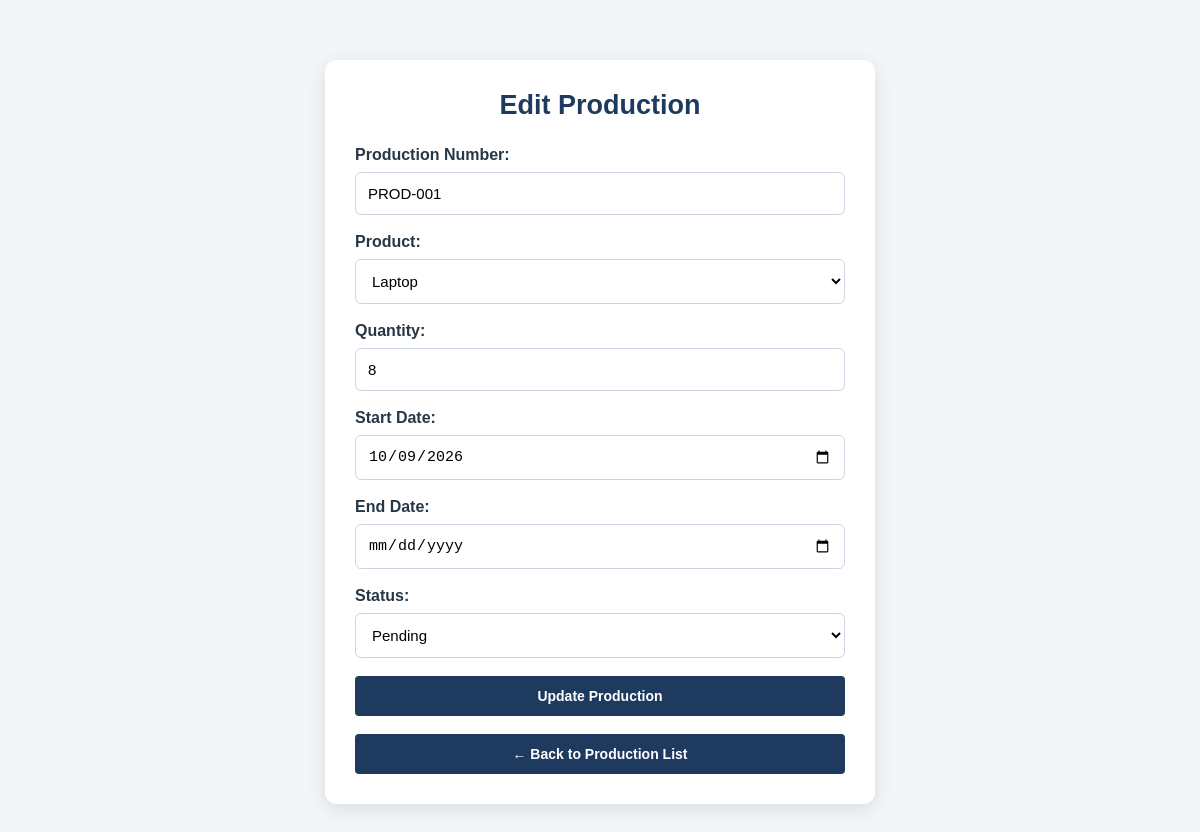
Screenshot of /api/edit-production/1/ (signed in) with the database file from the repository.
### manufacturing/models.py (models this page shows, shortened)
class Production(models.Model):
    production_number = models.CharField(max_length=20, unique=True)
    product = models.ForeignKey(
        Product,
        on_delete=models.CASCADE
    )
    quantity = models.PositiveIntegerField()
    start_date = models.DateField()
    end_date = models.DateField(null=True, blank=True)
    status = models.CharField(
        max_length=20,
        default='Pending'
    )

class Product(models.Model):
    name = models.CharField(max_length=100)
    product_code = models.CharField(max_length=50, unique=True)
    category = models.ForeignKey(
    Category,
    on_delete=models.CASCADE,
    null=True,
    blank=True
)
    quantity = models.IntegerField(default=0)
    price = models.DecimalField(max_digits=10, decimal_places=2)
    created_at = models.DateTimeField(auto_now_add=True)

### manufacturing/views.py (the view, shortened to what this page needs)
# urls.py: path('edit-production/<int:production_id>/', views.edit_production, name='edit_production'),
@login_required
def edit_production(request, production_id):
    production = get_object_or_404(Production, id=production_id)
    products = Product.objects.all()
    return render(request, 'edit_production.html', {
        'production': production,
        'products': products
    })

### manufacturing/templates/edit_production.html (shortened to what this page needs)
<!DOCTYPE html>
<html lang="en">
<head>
</head>
<body>
    <div class="container">
        <h1>Edit Production</h1>
        <form method="POST">
            <label for="production_number">Production Number:</label>
            <input
                type="text"
                id="production_number"
                name="production_number"
                value="{{ production.production_number }}"
                required
            >
            <label for="product">Product:</label>
            <select id="product" name="product" required>
                {% for product in products %}
                    <option
                        value="{{ product.id }}"
                        {% if product.id == production.product_id %}selected{% endif %}
                    >
                        {{ product.name }}
                    </option>
                {% endfor %}
            </select>
            <label for="quantity">Quantity:</label>
            <input
                type="number"
                id="quantity"
                name="quantity"
                min="1"
                value="{{ production.quantity }}"
                required
            >
            <label for="start_date">Start Date:</label>
            <input
                type="date"
                id="start_date"
                name="start_date"
                value="{{ production.start_date|date:'Y-m-d' }}"
                required
            >
            <label for="end_date">End Date:</label>
            <input
                type="date"
                id="end_date"
                name="end_date"
                value="{{ production.end_date|date:'Y-m-d' }}"
            >
            <label for="status">Status:</label>
            <select id="status" name="status" required>
                <option value="Pending"
                    {% if production.status == 'Pending' %}selected{% endif %}>
                    Pending
                </option>
            </select>
            <button type="submit">Update Production</button>
        </form>
        <a href="/api/production/" class="back-btn">
            ← Back to Production List
        </a>
    </div>
</body>
</html>

### manufacturing/templates/edit_production.html (style rules this page uses)
* { box-sizing: border-box; }
body { margin: 0; padding: 30px 15px; font-family: Arial, sans-serif; background: #f3f6f9; color: #263746; }
.container { max-width: 550px; width: 100%; margin: 30px auto; padding: 30px; background: white; border-radius: 12px; box-shadow: 0 5px 20px rgba(0, 0, 0, 0.10); }
h1 { margin: 0 0 25px; text-align: center; color: #1e3a5f; font-size: 27px; }
label { display: block; margin-bottom: 8px; font-weight: bold; }
input, select { display: block; width: 100%; padding: 12px; margin-bottom: 18px; border: 1px solid #cbd5e1; border-radius: 6px; font-size: 15px; background: white; }
button, .back-btn { display: block; width: 100%; margin-top: 18px; padding: 12px; background: #1e3a5f; color: white; border: none; border-radius: 4px; text-align: center; text-decoration: none; font-size: 14px; font-weight: bold; cursor: pointer; transition: background 0.3s; }

### rows the page displays
Production: production_number "PROD-001", product "Laptop", quantity "8", start_date "10/09/2026", status "Pending"
